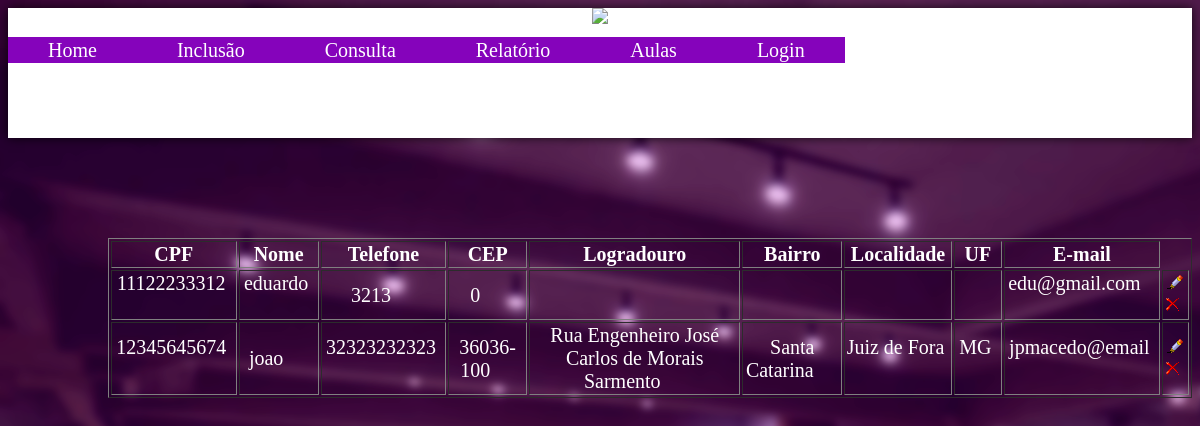
Page /consulta_cliente.php (signed in) on the committed database.
### tables this page shows
CREATE TABLE IF NOT EXISTS `tb_cliente` (
  `cpf` varchar(11) NOT NULL,
  `nome` varchar(30) NOT NULL,
  `telefone` varchar(11) NOT NULL,
  `tempo_login` datetime NOT NULL DEFAULT CURRENT_TIMESTAMP,
  `email` varchar(30) NOT NULL,
  `senha` varchar(32) NOT NULL,
  `cep` varchar(9) NOT NULL,
  `logradouro` varchar(50) NOT NULL,
  `bairro` varchar(30) NOT NULL,
  `localidade` varchar(30) NOT NULL,
  `uf` varchar(2) NOT NULL,
  PRIMARY KEY (`cpf`)
);

### consulta_cliente.php (the view, shortened to what this page needs)
<!DOCTYPE HTML>
<html lang="pt-br">
<head>
    <link rel="stylesheet" type="text/css" href="css/style.css">
    <link href="css/toastr.css" rel="stylesheet" />
</head>
<body>
<div class="cabeçalho">
        <div id="logoo"><img src="imagens/logo_vemmonstro"></div>
		<div id="menu"><?php require_once 'funcoes/menu.php';?></div>
	</div>
                        <div class="tabela_consulta">
                            <?php
                            try {
                                require_once 'funcoes/conexao.php';
                                $result = $conn->query("SELECT * FROM tb_cliente");
                                $count = $result->rowCount();
                                if ($count > 0) {
        echo "<table border='1'>";
        echo "<tr>\n";
        echo "<td>\n";
        echo "<b>CPF</b>\n";
        echo "</td>\n";
        echo "<td>\n";
        echo "<b>Nome</b>\n";
        echo "</td>\n";
        echo "<td>\n";
        echo "<b>Telefone</b>\n";
        echo "</td>\n";
        echo "<td>\n";
        echo "<b>CEP</b>\n";
        echo "</td>\n";
        echo "<td>\n";
        echo "<b>Logradouro</b>\n";
        echo "</td>\n";
        echo "<td>\n";
        echo "<b>Bairro</b>\n";
        echo "</td>\n";
        echo "<td>\n";
        echo "<b>Localidade</b>\n";
        echo "</td>\n";
        echo "<td>\n";
        echo "<b>UF</b>\n";
        echo "</td>\n";
        echo "<td>\n";
        echo "<b>E-mail</b>\n";
        echo "</td>\n";
while ($row = $result->fetch(PDO::FETCH_OBJ)) {
echo "<tr>\n";
echo "<td class='td_l'>\n";
echo $row->cpf . "&nbsp;\n &nbsp;\n &nbsp;\n";
echo "</td>\n";
echo "<td class='td_l'>\n";
echo $row->nome . "&nbsp;\n &nbsp;\n &nbsp;\n";
echo "</td>\n";
echo "<td class='td_l'>\n";
echo $row->telefone . "&nbsp;\n &nbsp;\n &nbsp;\n";
echo "</td>\n";
echo "<td class='td_l'>\n";
echo $row->cep . "&nbsp;\n &nbsp;\n &nbsp;\n";
echo "</td>\n";
echo "<td class='td_l'>\n";
echo $row->logradouro . "&nbsp;\n &nbsp;\n &nbsp;\n";
echo "</td>\n";
echo "<td class='td_l'>\n";
echo $row->bairro . "&nbsp;\n &nbsp;\n &nbsp;\n";
echo "</td>\n";
echo "<td class='td_l'>\n";
echo $row->localidade . "&nbsp;\n &nbsp;\n &nbsp;\n";
echo "</td>\n";
echo "<td class='td_l'>\n";
echo $row->uf . "&nbsp;\n &nbsp;\n &nbsp;\n";
echo "</td>\n";
echo "<td class='td_l'>\n";
echo $row->email . "&nbsp;\n &nbsp;\n &nbsp;\n";
echo "</td>\n";
            echo "<td>\n";
            echo "<a href='alteracao_exclusao_cliente.php?cpf=" . $row->cpf . "'>";
            echo "<img src='imagens/b_edit.png' border='0'><img src='imagens/b_drop.png' border='0'></a>&nbsp;\n";
            echo "</td>\n";
            echo "</tr>\n";
                                    }
                                } else {
                                    $destino = "function () {window.location='index.php';}";
                                    echo "<script>sendToastr('Nenhum cliente foi encontrado! <br /> Clique para continuar!','error',$destino)</script>";
                                }
                                echo "</table>";
                            } catch (PDOException $e) {
                                $destino = "function () {window.location='index.php';}";
                                echo "<script>sendToastr($e->getMessage(),'error',$destino)</script>";
                                die();
                            }
                            ?>
                        </div>
                        <?php require_once 'funcoes/menu.php'; ?>
</body>
</html>

### css/style.css (style rules this page uses)
body { background-image : url('imagens/background_home.png'); }
.cabeçalho { background-color: white; height: 130px; width: 100%; box-shadow: 0px 0px 10px rgba(0, 0, 0, .8); }
#logoo { text-align: center; }
#menu { margin-top:10px; }

### consulta_cliente.php (style rules this page uses)
body { background-image : url('imagens/background_inclusao2.png'); }
.cabeçalho { background-color: white; height: 130px; width: 100%; box-shadow: 0px 0px 10px rgba(0, 0, 0, .8); }
#logoo { text-align: center; }
.tabela_consulta { margin-left:100px; margin-top: 100px; font: 20px Georgia, 'Times New Roman', Times, serif; text-align: center; color: white; }
#menu { margin-top:10px; }

### rows in the picture
tb_cliente: cpf "11122233312", nome "eduardo", telefone "3213", cep "0", email "edu@gmail.com"
tb_cliente: cpf "12345645674", nome "joao", telefone "32323232323", cep "36036-100", logradouro "Rua Engenheiro José Carlos de Morais Sarmento", bairro "Santa Catarina", localidade "Juiz de Fora", uf "MG", email "jpmacedo@email"
